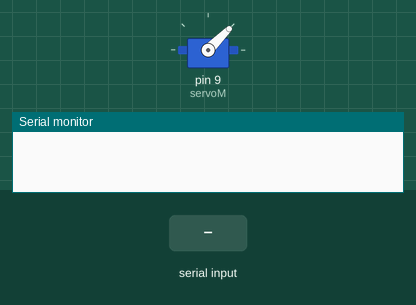
Simulated run of this sketch. Board: Arduino Uno, built with avr-gcc and run on an emulated ATmega328P. Shown: servo, the last lines printed to the serial monitor. Inputs (shaded band) come from the test bench.

Above: at 1.2 s.
1.3 s: "1," received over Serial
At 2.4 s:
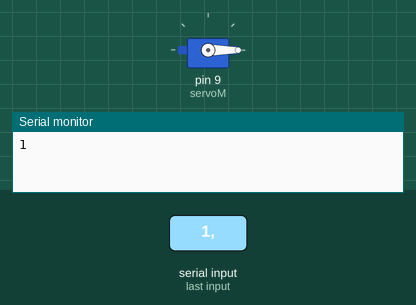
4.3 s: "2," received over Serial
At 4.76 s:
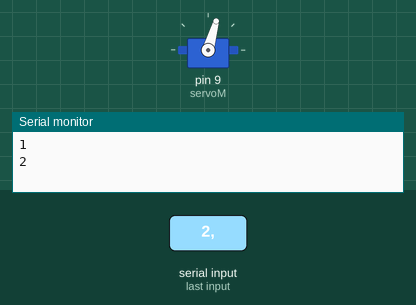
At 5.4 s:
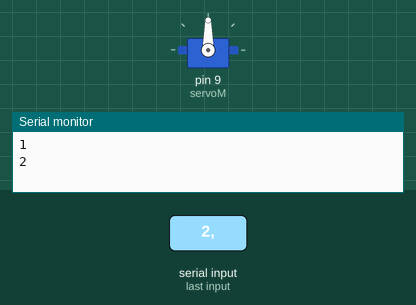
Timing chart, 0 to 7.7 s (numbered marks = the images above; inputs shaded):
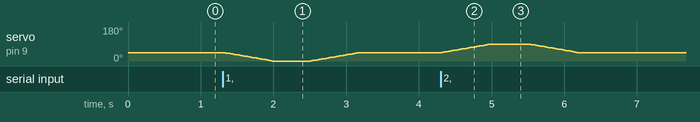

The sketch:

ServoMotor.ino
```cpp
#include <Servo.h>
Servo servoM;
int pos = 0;
int a = 45;

int sonuc;
char value = ',';

void setup() {
  Serial.begin(9600);
  servoM.attach(9);
  servoM.write(a);
}
void loop() {
  while(Serial.available() > 0)
  {
    sonuc = Serial.parseInt();
    String x = Serial.readStringUntil(',');

    Serial.println(sonuc);
    Serial.println(x);

    if(sonuc == 1){
      for (pos = 45; pos >= 0; pos -= 1) {
        servoM.write(pos);
        delay(15);
      }
      delay(500);
      for(pos = 0; pos <= 45; pos += 1) {
        servoM.write(pos);
        delay(15);
      }

    }
    if(sonuc == 2){
      for(pos = 45; pos <= 90; pos += 1) {
        servoM.write(pos);
        delay(15);
      }
      delay(500);
      for (pos = 90; pos >= 45; pos -= 1) {
        servoM.write(pos);
        delay(15);
      }
    }
  }
}
```

Measured:
- after the input at 4.3 s, servo on pin 9 (servoM): rises from 45° to 90° in 0.66 s, then falls to 45° in 1.2 s
